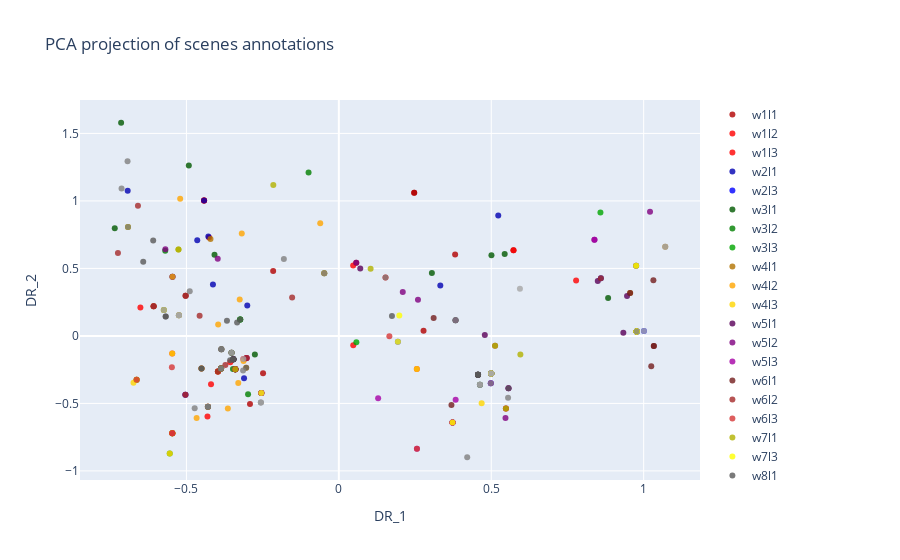

Notebook cell for this chart:
### Code cell
interactive_plot_2d(
    df_curated=curated_df,
    df_reduced=df_pca,
    x_dim="DR_1",
    y_dim="DR_2",
    title="PCA projection of scenes annotations",
    out_html="scenes_annotations_pca.html"
)

### Figure 1 — Plotly figure (JSON) as saved in the notebook; plotly's stock layout.template omitted (floating-point values rounded to 4 significant figures)
{"data": [{"hovertemplate": "Scene ID: %{text}<br>DR_1: %{x}<br>DR_2: %{y}<extra></extra>", "marker": {"color": "rgba(178,0,0,0.8)"}, "mode": "markers", "name": "w1l1", "text": ["w1l1s0", "w1l1s1", "w1l1s2", "w1l1s3", "w1l1s4", "w1l1s5", "w1l1s6", "w1l1s7", "w1l1s8", "w1l1s9", "w1l1s10", "w1l1s11", "w1l1s12", "w1l1s13", "w1l1s14"], "type": "scatter", "x": [-0.3396, 0.3814, -0.352, 0.2779, -0.5457, 0.05715, 0.2472, 0.2472, 0.573, -0.2155, -0.2486, -0.3058, -0.3967, -0.4422, -0.2915], "y": [-0.2461, 0.6032, -0.1247, 0.03836, 0.4384, 0.5427, 1.061, 1.061, 0.6341, 0.4816, -0.2763, -0.1665, -0.2628, 1.003, -0.5043]}, {"hovertemplate": "Scene ID: %{text}<br>DR_1: %{x}<br>DR_2: %{y}<extra></extra>", "marker": {"color": "rgba(255,0,0,0.8)"}, "mode": "markers", "name": "w1l2", "text": ["w1l2s0", "w1l2s1", "w1l2s2", "w1l2s3", "w1l2s4", "w1l2s5", "w1l2s6", "w1l2s7", "w1l2s8", "w1l2s9", "w1l2s10", "w1l2s11", "w1l2s12"], "type": "scatter", "x": [-0.4422, -0.4257, -0.4422, -0.3561, 0.573, 0.04698, -0.651, -0.3967, -0.3133, 0.7784, 0.04731, -0.2544, -0.3025], "y": [1.003, 0.7287, 1.003, -0.195, 0.6341, 0.5212, 0.2098, -0.2628, -0.1717, 0.4099, -0.06846, -0.4223, -0.1641]}, {"hovertemplate": "Scene ID: %{text}<br>DR_1: %{x}<br>DR_2: %{y}<extra></extra>", "marker": {"color": "rgba(255,0,0,0.8)"}, "mode": "markers", "name": "w1l3", "text": ["w1l3s0", "w1l3s1", "w1l3s2", "w1l3s3", "w1l3s4", "w1l3s5", "w1l3s6", "w1l3s7", "w1l3s8", "w1l3s9", "w1l3s10"], "type": "scatter", "x": [-0.3396, -0.4295, 0.2559, 0.1532, -0.6634, -0.5466, -0.5463, -0.4506, -0.4309, -0.4193, 0.5481], "y": [-0.2461, -0.5257, -0.2456, 0.4326, -0.3252, -0.1306, -0.7203, -0.2406, -0.5966, -0.3588, -0.5373]}, {"hovertemplate": "Scene ID: %{text}<br>DR_1: %{x}<br>DR_2: %{y}<extra></extra>", "marker": {"color": "rgba(0,0,178,0.8)"}, "mode": "markers", "name": "w2l1", "text": ["w2l1s0", "w2l1s1", "w2l1s2", "w2l1s3", "w2l1s4", "w2l1s5", "w2l1s6", "w2l1s7", "w2l1s8", "w2l1s9", "w2l1s10", "w2l1s11", "w2l1s12", "w2l1s13", "w2l1s14", "w2l1s15", "w2l1s16"], "type": "scatter", "x": [-0.3396, -0.413, -0.4422, -0.5457, 0.523, -0.4645, -0.3004, -0.5033, 0.8596, -0.3865, 0.9768, -0.6927, 0.9768, 0.9768, -0.4281, 0.3329, -0.311], "y": [-0.2461, 0.3811, 1.003, 0.4384, 0.8924, 0.7087, 0.2256, -0.436, 0.4277, -0.2414, 0.03258, 1.075, 0.03258, 0.03258, 0.7357, 0.3742, -0.3142]}, {"hovertemplate": "Scene ID: %{text}<br>DR_1: %{x}<br>DR_2: %{y}<extra></extra>", "marker": {"color": "rgba(0,0,255,0.8)"}, "mode": "markers", "name": "w2l3", "text": ["w2l3s0", "w2l3s1", "w2l3s2", "w2l3s3", "w2l3s4", "w2l3s5", "w2l3s6", "w2l3s7", "w2l3s8", "w2l3s9", "w2l3s10", "w2l3s11", "w2l3s12", "w2l3s13"], "type": "scatter", "x": [0.1938, 0.5, 0.5, 0.5, 0.9768, 0.9768, 0.9753, 0.9768, 0.373, 0.9768, 0.9768, 0.4986, 1.001, -0.2544], "y": [-0.04253, -0.2791, -0.2791, -0.2791, 0.03258, 0.03258, 0.5198, 0.03258, -0.6407, 0.03258, 0.03258, -0.35, 0.03579, -0.4223]}, {"hovertemplate": "Scene ID: %{text}<br>DR_1: %{x}<br>DR_2: %{y}<extra></extra>", "marker": {"color": "rgba(0,89,0,0.8)"}, "mode": "markers", "name": "w3l1", "text": ["w3l1s0", "w3l1s1", "w3l1s2", "w3l1s3", "w3l1s4", "w3l1s5", "w3l1s6", "w3l1s7", "w3l1s8", "w3l1s9", "w3l1s10", "w3l1s11", "w3l1s12"], "type": "scatter", "x": [-0.3396, -0.4921, -0.04787, -0.7351, -0.3865, -0.4079, -0.7143, 0.5441, 0.3053, -0.3865, 0.5007, 0.8833, -0.2755], "y": [-0.2461, 1.262, 0.4651, 0.7972, -0.2414, 0.6005, 1.579, 0.6073, 0.4654, -0.2414, 0.5978, 0.2814, -0.1373]}, {"hovertemplate": "Scene ID: %{text}<br>DR_1: %{x}<br>DR_2: %{y}<extra></extra>", "marker": {"color": "rgba(0,128,0,0.8)"}, "mode": "markers", "name": "w3l2", "text": ["w3l2s0", "w3l2s1", "w3l2s2", "w3l2s3", "w3l2s4", "w3l2s5", "w3l2s6", "w3l2s7", "w3l2s8", "w3l2s9", "w3l2s10", "w3l2s11", "w3l2s12", "w3l2s13", "w3l2s14"], "type": "scatter", "x": [0.4629, -0.3459, -0.3459, -0.3236, -0.352, -0.5695, -0.09929, 0.5, 0.5, -0.3474, 0.4566, -0.3236, -0.3459, 0.4566, -0.2978], "y": [-0.3611, -0.1736, -0.1736, 0.1209, -0.1247, 0.6311, 1.211, -0.2791, -0.2791, -0.2445, -0.2886, 0.1209, -0.1736, -0.2886, -0.4318]}, {"hovertemplate": "Scene ID: %{text}<br>DR_1: %{x}<br>DR_2: %{y}<extra></extra>", "marker": {"color": "rgba(0,166,0,0.8)"}, "mode": "markers", "name": "w3l3", "text": ["w3l3s0", "w3l3s1", "w3l3s2", "w3l3s3", "w3l3s4", "w3l3s5", "w3l3s6", "w3l3s7", "w3l3s8", "w3l3s9", "w3l3s10"], "type": "scatter", "x": [-0.3396, 0.9768, -0.5463, 0.8582, 0.05748, 0.3829, -0.5463, -0.6634, 0.9768, -0.3236, -0.5547], "y": [-0.2461, 0.03258, -0.7203, 0.9149, -0.04705, 0.1159, -0.7203, -0.3252, 0.03258, 0.1209, -0.8703]}, {"hovertemplate": "Scene ID: %{text}<br>DR_1: %{x}<br>DR_2: %{y}<extra></extra>", "marker": {"color": "rgba(178,115,0,0.8)"}, "mode": "markers", "name": "w4l1", "text": ["w4l1s0", "w4l1s1", "w4l1s2", "w4l1s3", "w4l1s4", "w4l1s5", "w4l1s6", "w4l1s7", "w4l1s8", "w4l1s9", "w4l1s10", "w4l1s11"], "type": "scatter", "x": [-0.3396, 0.9753, 0.5, 0.9768, -0.4211, -0.5246, -0.3854, 1.071, -0.3967, 0.373, 0.9556, -0.2544], "y": [-0.2461, 0.5198, -0.2791, 0.03258, 0.7182, 0.1534, -0.09818, 0.6608, -0.2628, -0.6407, 0.3176, -0.4223]}, {"hovertemplate": "Scene ID: %{text}<br>DR_1: %{x}<br>DR_2: %{y}<extra></extra>", "marker": {"color": "rgba(255,165,0,0.8)"}, "mode": "markers", "name": "w4l2", "text": ["w4l2s0", "w4l2s1", "w4l2s2", "w4l2s3", "w4l2s4", "w4l2s5", "w4l2s6", "w4l2s7", "w4l2s8", "w4l2s9", "w4l2s10", "w4l2s11", "w4l2s12", "w4l2s13", "w4l2s14", "w4l2s15", "w4l2s16", "w4l2s17"], "type": "scatter", "x": [-0.4666, -0.3127, -0.3959, -0.06108, -0.6917, -0.3299, -0.3865, -0.5205, -0.3865, -0.5457, -0.3039, -0.3252, -0.6076, -0.3641, -0.3184, -0.04787, -0.2544, -0.3865], "y": [-0.6076, -0.1855, 0.08466, 0.8353, 0.8067, -0.3495, -0.2414, 1.016, -0.2414, 0.4384, -0.235, 0.2694, 0.2193, -0.5378, 0.7583, 0.4651, -0.4223, -0.2414]}, {"hovertemplate": "Scene ID: %{text}<br>DR_1: %{x}<br>DR_2: %{y}<extra></extra>", "marker": {"color": "rgba(255,214,0,0.8)"}, "mode": "markers", "name": "w4l3", "text": ["w4l3s0", "w4l3s1", "w4l3s2", "w4l3s3", "w4l3s4", "w4l3s5", "w4l3s6", "w4l3s7", "w4l3s8", "w4l3s9", "w4l3s10"], "type": "scatter", "x": [-0.3396, -0.4506, 0.2559, -0.6736, -0.6634, 0.4685, -0.5463, -0.5463, -0.5463, -0.5466, -0.5547], "y": [-0.2461, -0.2406, -0.2456, -0.3467, -0.3252, -0.4997, -0.7203, -0.7203, -0.7203, -0.1306, -0.8703]}, {"hovertemplate": "Scene ID: %{text}<br>DR_1: %{x}<br>DR_2: %{y}<extra></extra>", "marker": {"color": "rgba(89,0,89,0.8)"}, "mode": "markers", "name": "w5l1", "text": ["w5l1s0", "w5l1s1", "w5l1s2", "w5l1s3", "w5l1s4", "w5l1s5", "w5l1s6", "w5l1s7", "w5l1s8", "w5l1s9", "w5l1s10", "w5l1s11", "w5l1s12", "w5l1s13"], "type": "scatter", "x": [-0.3396, 0.4566, -0.3459, 0.0702, 0.4566, -0.3459, 0.8495, 0.9333, 0.4566, -0.3459, 0.9455, -0.3865, 0.4789, -0.2544], "y": [-0.2461, -0.2886, -0.1736, 0.4986, -0.2886, -0.1736, 0.4062, 0.02309, -0.2886, -0.1736, 0.2962, -0.2414, 0.005924, -0.4223]}, {"hovertemplate": "Scene ID: %{text}<br>DR_1: %{x}<br>DR_2: %{y}<extra></extra>", "marker": {"color": "rgba(128,0,128,0.8)"}, "mode": "markers", "name": "w5l2", "text": ["w5l2s0", "w5l2s1", "w5l2s2", "w5l2s3", "w5l2s4", "w5l2s5", "w5l2s6", "w5l2s7", "w5l2s8", "w5l2s9", "w5l2s10", "w5l2s11", "w5l2s12", "w5l2s13", "w5l2s14"], "type": "scatter", "x": [-0.3396, 0.5566, 0.2596, 0.5566, 0.2098, -0.3025, 0.3829, -0.5033, 0.05715, 0.5, 1.021, -0.3974, 0.8385, -0.5692, 0.5467], "y": [-0.2461, -0.3873, 0.2671, -0.3873, 0.3245, -0.1641, 0.1159, -0.436, 0.5427, -0.2791, 0.9191, 0.5719, 0.7127, 0.6417, -0.6082]}, {"hovertemplate": "Scene ID: %{text}<br>DR_1: %{x}<br>DR_2: %{y}<extra></extra>", "marker": {"color": "rgba(166,0,166,0.8)"}, "mode": "markers", "name": "w5l3", "text": ["w5l3s0", "w5l3s1", "w5l3s2", "w5l3s3", "w5l3s4", "w5l3s5", "w5l3s6", "w5l3s7", "w5l3s8", "w5l3s9", "w5l3s10"], "type": "scatter", "x": [-0.3396, 0.373, 0.4986, 0.8385, 0.1289, 0.373, 0.2562, 0.373, 0.373, 0.3832, -0.2544], "y": [-0.2461, -0.6407, -0.35, 0.7127, -0.4617, -0.6407, -0.8353, -0.6407, -0.6407, -0.4738, -0.4223]}, {"hovertemplate": "Scene ID: %{text}<br>DR_1: %{x}<br>DR_2: %{y}<extra></extra>", "marker": {"color": "rgba(115,29,29,0.8)"}, "mode": "markers", "name": "w6l1", "text": ["w6l1s0", "w6l1s1", "w6l1s2", "w6l1s3", "w6l1s4", "w6l1s5", "w6l1s6", "w6l1s7", "w6l1s8", "w6l1s9", "w6l1s10"], "type": "scatter", "x": [-0.3396, 0.9556, 0.311, 0.9768, 1.033, 1.032, 0.5, 0.3695, 1.033, 0.9768, 1.025], "y": [-0.2461, 0.3176, 0.1335, 0.03258, -0.07557, 0.4117, -0.2791, -0.512, -0.07557, 0.03258, -0.2256]}, {"hovertemplate": "Scene ID: %{text}<br>DR_1: %{x}<br>DR_2: %{y}<extra></extra>", "marker": {"color": "rgba(165,42,42,0.8)"}, "mode": "markers", "name": "w6l2", "text": ["w6l2s0", "w6l2s1", "w6l2s2", "w6l2s3", "w6l2s4", "w6l2s5", "w6l2s6", "w6l2s7", "w6l2s8", "w6l2s9", "w6l2s10", "w6l2s11", "w6l2s12", "w6l2s13", "w6l2s14", "w6l2s15", "w6l2s16", "w6l2s17"], "type": "scatter", "x": [-0.4567, -0.7247, -0.3865, -0.6076, -0.659, -0.6076, -0.3025, -0.5026, -0.5033, -0.6076, -0.5026, 0.8596, -0.5026, -0.1533, 0.5126, -0.3967, -0.3723, 0.5481], "y": [0.149, 0.6144, -0.2414, 0.2193, 0.9648, 0.2193, -0.1641, 0.2969, -0.436, 0.2193, 0.2969, 0.4277, 0.2969, 0.285, -0.07225, -0.2628, -0.2158, -0.5373]}, {"hovertemplate": "Scene ID: %{text}<br>DR_1: %{x}<br>DR_2: %{y}<extra></extra>", "marker": {"color": "rgba(214,54,54,0.8)"}, "mode": "markers", "name": "w6l3", "text": ["w6l3s0", "w6l3s1", "w6l3s2", "w6l3s3", "w6l3s4", "w6l3s5", "w6l3s6", "w6l3s7", "w6l3s8", "w6l3s9"], "type": "scatter", "x": [-0.3396, -0.4295, -0.5463, -0.6634, -0.5477, -0.5463, 0.373, 0.2562, -0.5463, 0.1658], "y": [-0.2461, -0.5257, -0.7203, -0.3252, -0.2331, -0.7203, -0.6407, -0.8353, -0.7203, -0.002439]}, {"hovertemplate": "Scene ID: %{text}<br>DR_1: %{x}<br>DR_2: %{y}<extra></extra>", "marker": {"color": "rgba(178,178,0,0.8)"}, "mode": "markers", "name": "w7l1", "text": ["w7l1s0", "w7l1s1", "w7l1s2", "w7l1s3", "w7l1s4", "w7l1s5", "w7l1s6", "w7l1s7", "w7l1s8", "w7l1s9", "w7l1s10", "w7l1s11", "w7l1s12"], "type": "scatter", "x": [-0.3396, -0.5261, -0.6917, -0.5246, -0.215, 0.5126, -0.5261, -0.3865, -0.5741, -0.5741, 0.5955, 0.1042, 0.5481], "y": [-0.2461, 0.6406, 0.8067, 0.1534, 1.118, -0.07225, 0.6406, -0.2414, 0.1928, 0.1928, -0.1382, 0.4979, -0.5373]}, {"hovertemplate": "Scene ID: %{text}<br>DR_1: %{x}<br>DR_2: %{y}<extra></extra>", "marker": {"color": "rgba(255,255,0,0.8)"}, "mode": "markers", "name": "w7l3", "text": ["w7l3s0", "w7l3s1", "w7l3s2", "w7l3s3", "w7l3s4", "w7l3s5", "w7l3s6", "w7l3s7", "w7l3s8", "w7l3s9", "w7l3s10", "w7l3s11", "w7l3s12", "w7l3s13"], "type": "scatter", "x": [0.1938, 0.5, 0.5, 0.5, 0.9768, 0.9768, 0.9753, 0.9768, 0.373, 0.9768, 0.9768, -0.4295, 0.1983, -0.2544], "y": [-0.04253, -0.2791, -0.2791, -0.2791, 0.03258, 0.03258, 0.5198, 0.03258, -0.6407, 0.03258, 0.03258, -0.5257, 0.1508, -0.4223]}, {"hovertemplate": "Scene ID: %{text}<br>DR_1: %{x}<br>DR_2: %{y}<extra></extra>", "marker": {"color": "rgba(89,89,89,0.8)"}, "mode": "markers", "name": "w8l1", "text": ["w8l1s0", "w8l1s1", "w8l1s2", "w8l1s3", "w8l1s4", "w8l1s5", "w8l1s6", "w8l1s7", "w8l1s8", "w8l1s9", "w8l1s10", "w8l1s11", "w8l1s12", "w8l1s13", "w8l1s14", "w8l1s15", "w8l1s16", "w8l1s17", "w8l1s18", "w8l1s19", "w8l1s20", "w8l1s21", "w8l1s22", "w8l1s23", "w8l1s24", "w8l1s25", "w8l1s26"], "type": "scatter", "x": [0.4629, -0.3459, -0.3236, -0.4295, 0.4566, -0.609, -0.3854, -0.3865, -0.5681, 0.4566, -0.3459, -0.5681, -0.6417, -0.4506, -0.3338, -0.4506, 0.1743, -0.3567, 0.4566, -0.367, 0.5566, -0.3039, -0.352, -0.4295, 0.4566, -0.3854, -0.2558], "y": [-0.3611, -0.1736, 0.1209, -0.5257, -0.2886, 0.7066, -0.09818, -0.2414, 0.1439, -0.2886, -0.1736, 0.1439, 0.5484, -0.2406, 0.09952, -0.2406, 0.1476, -0.1812, -0.2886, 0.1114, -0.3873, -0.235, -0.1247, -0.5257, -0.2886, -0.09818, -0.4932]}, {"hovertemplate": "Scene ID: %{text}<br>DR_1: %{x}<br>DR_2: %{y}<extra></extra>", "marker": {"color": "rgba(128,128,128,0.8)"}, "mode": "markers", "name": "w8l2", "text": ["w8l2s0", "w8l2s1", "w8l2s2", "w8l2s3", "w8l2s4", "w8l2s5", "w8l2s6", "w8l2s7", "w8l2s8", "w8l2s9", "w8l2s10", "w8l2s11", "w8l2s12", "w8l2s13", "w8l2s14", "w8l2s15", "w8l2s16", "w8l2s17"], "type": "scatter", "x": [0.4629, 0.5552, 0.3829, 0.9768, -0.3141, 0.4986, 0.1532, -0.04787, -0.6932, -0.6917, -0.7128, -0.1803, -0.4295, -0.3854, -0.3865, -0.4729, -0.4891, 0.4211], "y": [-0.3611, -0.4582, 0.1159, 0.03258, -0.2564, -0.35, 0.4326, 0.4651, 1.294, 0.8067, 1.092, 0.5705, -0.5257, -0.09818, -0.2414, -0.5352, 0.3303, -0.8989]}, {"hovertemplate": "Scene ID: %{text}<br>DR_1: %{x}<br>DR_2: %{y}<extra></extra>", "marker": {"color": "rgba(166,166,166,0.8)"}, "mode": "markers", "name": "w8l3", "text": ["w8l3s0", "w8l3s1", "w8l3s2", "w8l3s3", "w8l3s4", "w8l3s5", "w8l3s6", "w8l3s7", "w8l3s8", "w8l3s9", "w8l3s10", "w8l3s11"], "type": "scatter", "x": [0.4629, -0.5246, -0.352, 1.071, 1.001, -0.5741, 0.5941, -0.3133, 0.5, 0.5, -0.5246, -0.2558], "y": [-0.3611, 0.1534, -0.1247, 0.6608, 0.03579, 0.1928, 0.349, -0.1717, -0.2791, -0.2791, 0.1534, -0.4932]}], "layout": {"hovermode": "closest", "legend": {"bgcolor": "rgba(0,0,0,0)", "x": 1.02, "xanchor": "left", "y": 1, "yanchor": "top"}, "margin": {"r": 200}, "title": {"text": "PCA projection of scenes annotations"}, "xaxis": {"title": {"text": "DR_1"}}, "yaxis": {"title": {"text": "DR_2"}}}}
